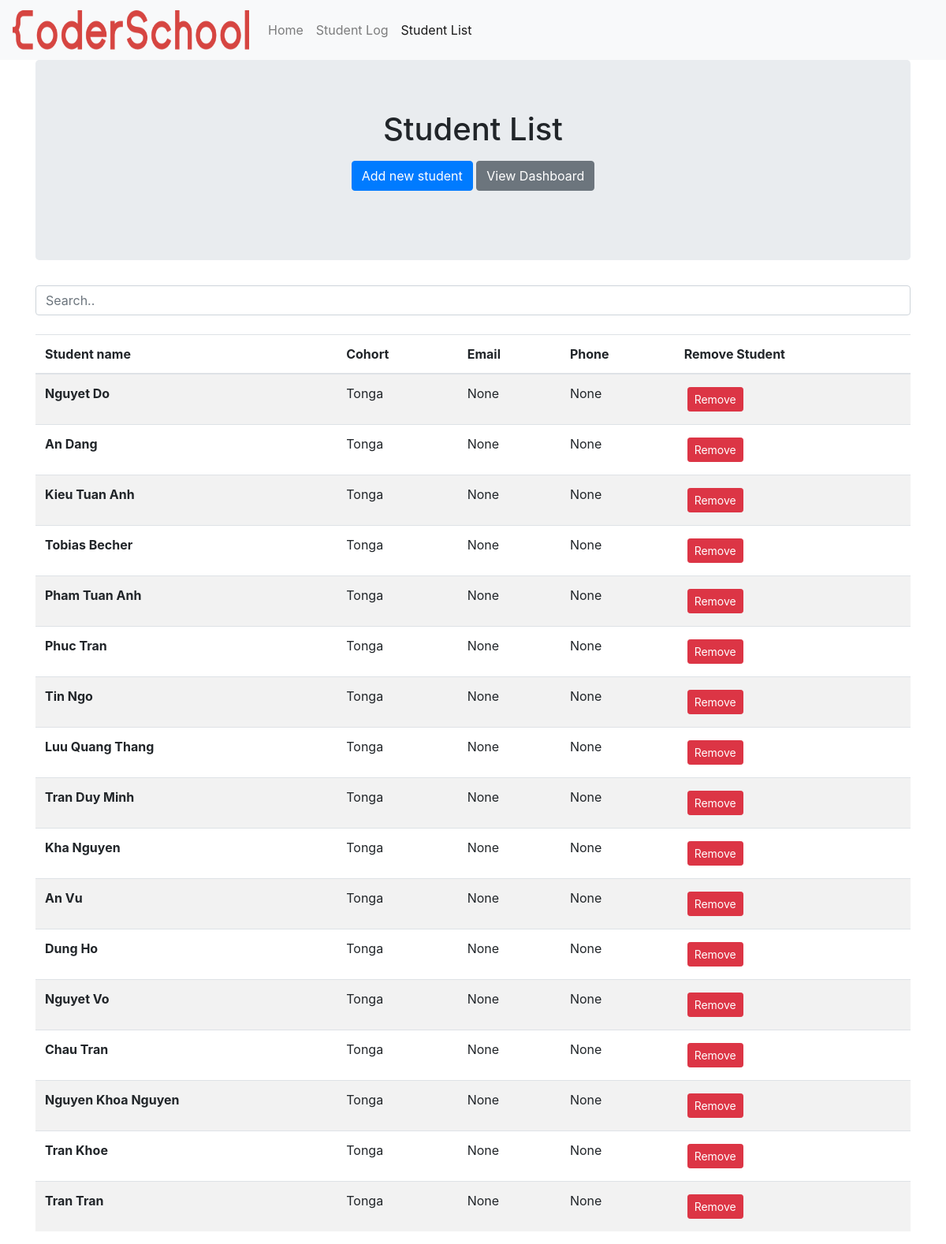
Page /student on the committed database.
### cs_student/models.py (models this page shows, shortened)
class Student(db.Model):
    __tablename__ = 'student'
    id = db.Column(db.Integer, primary_key=True)
    name = db.Column(db.Text, nullable=False)
    course_id = db.Column(db.Integer, ForeignKey('course.id'))
    phone = db.Column(db.String)
    email = db.Column(db.Text)

class Course(db.Model):
    __tablename__ = 'course'
    id = db.Column(db.Integer, primary_key=True)
    course_name = db.Column(db.String, nullable=False)
    cohort = db.Column(db.String, nullable=False)

### cs_student/routes.py (the view)
@app.route('/student')
def student():
    student_data = db.session.query(Student, Course.cohort).join(Course).all()
    return render_template('student.html', students=student_data)

### cs_student/templates/student.html (shortened to what this page needs)
{% extends "base.html" %}
{%block content%}
<section class="jumbotron text-center">
    <div class="container">
        <h1 class="jumbotron-heading">Student List</h1>
        <p>
            <a href="{{url_for('add')}}" class="btn btn-primary my-2">Add new student</a>
            <a href="#" class="btn btn-secondary my-2">View Dashboard</a>
        </p>
    </div>
</section>
<input class="form-control" id="myInput" type="text" placeholder="Search..">
<br>
<table class="table table-striped">
    <thead>
        <tr>
            <th scope="col">Student name</th>
            <th scope="col">Cohort</th>
            <th scope="col">Email</th>
            <th scope='col'>Phone</th>
            <th scope='col'>Remove Student</th>
        </tr>
    </thead>
    <tbody id="myTable">
        {% for student in students %}
        <tr class="log_row">
            <th scope="row">{{student[0].name}}</th>
            <td>{{student[1]}}</td>
            <td>{{student[0].email}}</td>
            <td>{{student[0].phone}}</td>
            <td>
                <button type="button" class="btn btn-danger btn-sm m-1" data-toggle="modal"
                    data-target="#deleteModal{{student[0].id}}">
                    Remove
                </button>
            </td>
        </tr>
        {% endfor %}
    </tbody>
</table>
{% endblock content %}

### rows in the picture
Student: name "Nguyet Do", cohort "Tonga", email "None", phone "None"
Student: name "An Dang", cohort "Tonga", email "None", phone "None"
Student: name "Kieu Tuan Anh", cohort "Tonga", email "None", phone "None"
Student: name "Tobias Becher", cohort "Tonga", email "None", phone "None"
Student: name "Pham Tuan Anh", cohort "Tonga", email "None", phone "None"
Student: name "Phuc Tran", cohort "Tonga", email "None", phone "None"
Student: name "Tin Ngo", cohort "Tonga", email "None", phone "None"
Student: name "Luu Quang Thang", cohort "Tonga", email "None", phone "None"
Student: name "Tran Duy Minh", cohort "Tonga", email "None", phone "None"
Student: name "Kha Nguyen", cohort "Tonga", email "None", phone "None"
Student: name "An Vu", cohort "Tonga", email "None", phone "None"
Student: name "Dung Ho", cohort "Tonga", email "None", phone "None"
Student: name "Nguyet Vo", cohort "Tonga", email "None", phone "None"
Student: name "Chau Tran", cohort "Tonga", email "None", phone "None"
Student: name "Nguyen Khoa Nguyen", cohort "Tonga", email "None", phone "None"
Student: name "Tran Khoe", cohort "Tonga", email "None", phone "None"
Student: name "Tran Tran", cohort "Tonga", email "None", phone "None"
